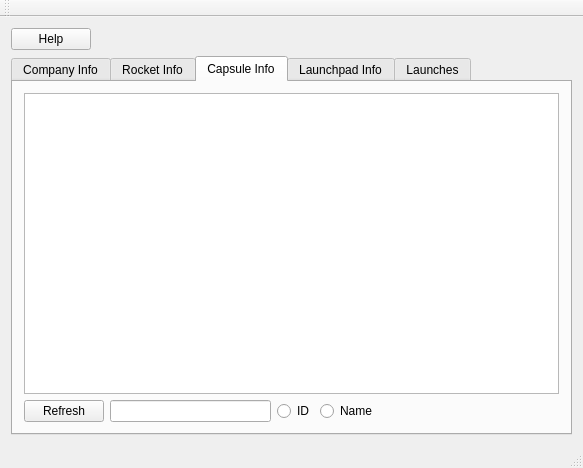
<?xml version="1.0" encoding="UTF-8"?>
<ui version="4.0">
 <class>MainWindow</class>
 <widget class="QMainWindow" name="MainWindow">
  <property name="geometry">
   <rect>
    <x>0</x>
    <y>0</y>
    <width>583</width>
    <height>468</height>
   </rect>
  </property>
  <property name="windowTitle">
   <string>MainWindow</string>
  </property>
  <widget class="QWidget" name="centralWidget">
   <layout class="QGridLayout" name="gridLayout_5">
    <item row="0" column="1">
     <spacer name="horizontalSpacer_5">
      <property name="orientation">
       <enum>Qt::Horizontal</enum>
      </property>
      <property name="sizeHint" stdset="0">
       <size>
        <width>481</width>
        <height>20</height>
       </size>
      </property>
     </spacer>
    </item>
    <item row="0" column="0">
     <widget class="QPushButton" name="buttonHelp">
      <property name="text">
       <string>Help</string>
      </property>
     </widget>
    </item>
    <item row="1" column="0" colspan="2">
     <widget class="QTabWidget" name="tabWidget">
      <property name="currentIndex">
       <number>2</number>
      </property>
      <widget class="QWidget" name="tabCompany">
       <attribute name="title">
        <string>Company Info</string>
       </attribute>
       <layout class="QGridLayout" name="gridLayout">
        <item row="1" column="0">
         <widget class="QPushButton" name="buttonRefreshCompany">
          <property name="text">
           <string>Refresh</string>
          </property>
         </widget>
        </item>
        <item row="1" column="1">
         <spacer name="horizontalSpacer">
          <property name="orientation">
           <enum>Qt::Horizontal</enum>
          </property>
          <property name="sizeHint" stdset="0">
           <size>
            <width>40</width>
            <height>20</height>
           </size>
          </property>
         </spacer>
        </item>
        <item row="0" column="0" colspan="2">
         <widget class="QTextBrowser" name="textCompany"/>
        </item>
       </layout>
      </widget>
      <widget class="QWidget" name="tabRockets">
       <attribute name="title">
        <string>Rocket Info</string>
       </attribute>
       <layout class="QGridLayout" name="gridLayout_2">
        <item row="0" column="0" colspan="5">
         <widget class="QTextBrowser" name="textRocket"/>
        </item>
        <item row="1" column="0">
         <widget class="QPushButton" name="buttonRefreshRocket">
          <property name="text">
           <string>Refresh</string>
          </property>
         </widget>
        </item>
        <item row="1" column="1">
         <widget class="QLineEdit" name="lineSearchRocket"/>
        </item>
        <item row="1" column="2">
         <widget class="QRadioButton" name="radioRocketID">
          <property name="text">
           <string>ID</string>
          </property>
         </widget>
        </item>
        <item row="1" column="3">
         <widget class="QRadioButton" name="radioRocketName">
          <property name="text">
           <string>Name</string>
          </property>
         </widget>
        </item>
        <item row="1" column="4">
         <spacer name="horizontalSpacer_2">
          <property name="orientation">
           <enum>Qt::Horizontal</enum>
          </property>
          <property name="sizeHint" stdset="0">
           <size>
            <width>40</width>
            <height>20</height>
           </size>
          </property>
         </spacer>
        </item>
       </layout>
      </widget>
      <widget class="QWidget" name="tabCapsules">
       <attribute name="title">
        <string>Capsule Info</string>
       </attribute>
       <layout class="QGridLayout" name="gridLayout_6">
        <item row="0" column="0" colspan="5">
         <widget class="QTextBrowser" name="textCapsule"/>
        </item>
        <item row="1" column="0">
         <widget class="QPushButton" name="buttonRefreshCapsule">
          <property name="text">
           <string>Refresh</string>
          </property>
         </widget>
        </item>
        <item row="1" column="1">
         <widget class="QLineEdit" name="lineSearchCapsule"/>
        </item>
        <item row="1" column="2">
         <widget class="QRadioButton" name="radioCapsuleID">
          <property name="text">
           <string>ID</string>
          </property>
         </widget>
        </item>
        <item row="1" column="3">
         <widget class="QRadioButton" name="radioCapsuleName">
          <property name="text">
           <string>Name</string>
          </property>
         </widget>
        </item>
        <item row="1" column="4">
         <spacer name="horizontalSpacer_6">
          <property name="orientation">
           <enum>Qt::Horizontal</enum>
          </property>
          <property name="sizeHint" stdset="0">
           <size>
            <width>176</width>
            <height>20</height>
           </size>
          </property>
         </spacer>
        </item>
       </layout>
      </widget>
      <widget class="QWidget" name="tabLaunchpad">
       <attribute name="title">
        <string>Launchpad Info</string>
       </attribute>
       <layout class="QGridLayout" name="gridLayout_3">
        <item row="0" column="0" colspan="5">
         <widget class="QTextBrowser" name="textLaunchpad"/>
        </item>
        <item row="1" column="0">
         <widget class="QPushButton" name="buttonRefreshLaunchpad">
          <property name="text">
           <string>Refresh</string>
          </property>
         </widget>
        </item>
        <item row="1" column="1">
         <widget class="QLineEdit" name="lineSearchLaunchpad"/>
        </item>
        <item row="1" column="2">
         <widget class="QRadioButton" name="radioLaunchpadID">
          <property name="text">
           <string>ID</string>
          </property>
         </widget>
        </item>
        <item row="1" column="3">
         <widget class="QRadioButton" name="radioLaunchpadName">
          <property name="text">
           <string>Name</string>
          </property>
         </widget>
        </item>
        <item row="1" column="4">
         <spacer name="horizontalSpacer_3">
          <property name="orientation">
           <enum>Qt::Horizontal</enum>
          </property>
          <property name="sizeHint" stdset="0">
           <size>
            <width>40</width>
            <height>20</height>
           </size>
          </property>
         </spacer>
        </item>
       </layout>
      </widget>
      <widget class="QWidget" name="tabLaunches">
       <attribute name="title">
        <string>Launches</string>
       </attribute>
       <layout class="QGridLayout" name="gridLayout_4">
        <item row="1" column="2">
         <widget class="QRadioButton" name="radioLaunchesFlightNo">
          <property name="text">
           <string>Flight number</string>
          </property>
         </widget>
        </item>
        <item row="1" column="4">
         <widget class="QRadioButton" name="radioLaunchesLatest">
          <property name="text">
           <string>Latest</string>
          </property>
         </widget>
        </item>
        <item row="1" column="1">
         <widget class="QLineEdit" name="lineSearchLaunches"/>
        </item>
        <item row="1" column="3">
         <widget class="QRadioButton" name="radioLaunchesYear">
          <property name="text">
           <string>Launch year</string>
          </property>
         </widget>
        </item>
        <item row="1" column="5">
         <widget class="QRadioButton" name="radioLaunchesUpcoming">
          <property name="text">
           <string>Upcoming</string>
          </property>
         </widget>
        </item>
        <item row="1" column="0">
         <widget class="QPushButton" name="buttonRefreshLaunches">
          <property name="text">
           <string>Refresh</string>
          </property>
         </widget>
        </item>
        <item row="1" column="6">
         <spacer name="horizontalSpacer_4">
          <property name="orientation">
           <enum>Qt::Horizontal</enum>
          </property>
          <property name="sizeHint" stdset="0">
           <size>
            <width>40</width>
            <height>20</height>
           </size>
          </property>
         </spacer>
        </item>
        <item row="0" column="0" colspan="7">
         <widget class="QTextBrowser" name="textLaunches"/>
        </item>
       </layout>
      </widget>
     </widget>
    </item>
   </layout>
  </widget>
  <widget class="QMenuBar" name="menuBar">
   <property name="geometry">
    <rect>
     <x>0</x>
     <y>0</y>
     <width>583</width>
     <height>21</height>
    </rect>
   </property>
  </widget>
  <widget class="QToolBar" name="mainToolBar">
   <attribute name="toolBarArea">
    <enum>TopToolBarArea</enum>
   </attribute>
   <attribute name="toolBarBreak">
    <bool>false</bool>
   </attribute>
  </widget>
  <widget class="QStatusBar" name="statusBar"/>
 </widget>
 <layoutdefault spacing="6" margin="11"/>
 <resources/>
 <connections/>
</ui>
